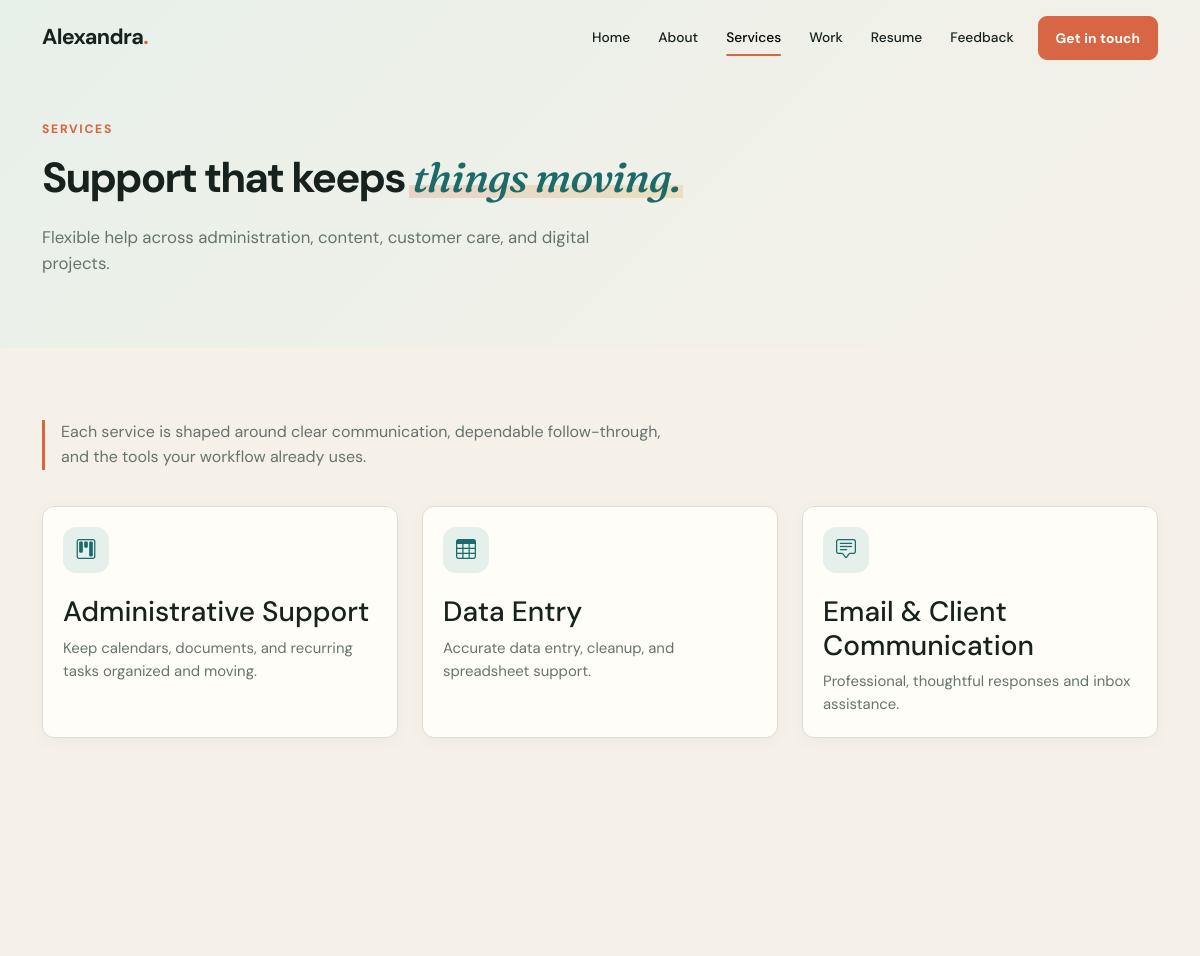
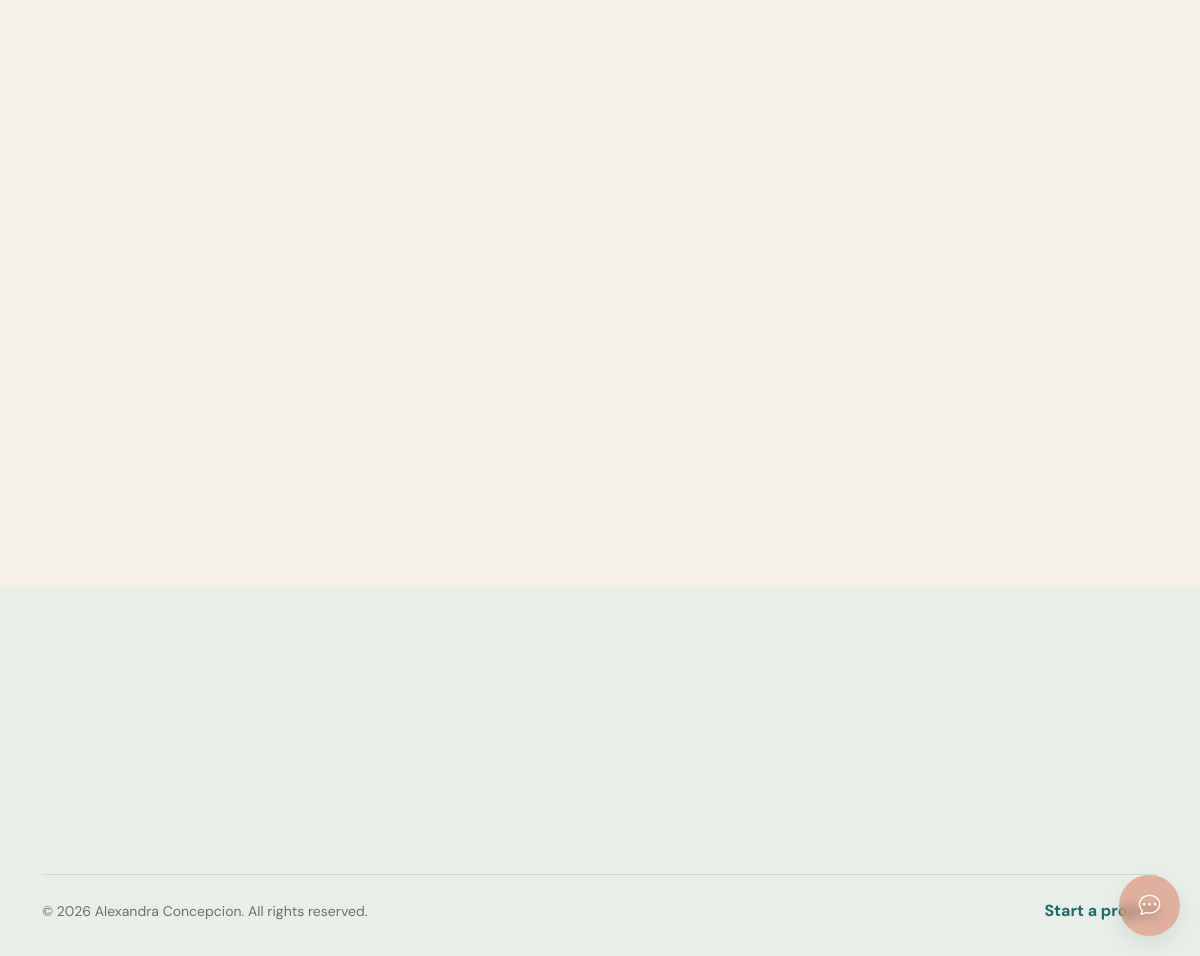
/services.php, run on the app's committed database (2 pictures, top to bottom).
### tables this page shows
CREATE TABLE IF NOT EXISTS services (
    id INT UNSIGNED AUTO_INCREMENT PRIMARY KEY,
    title VARCHAR(150) NOT NULL,
    description TEXT NOT NULL,
    icon VARCHAR(80) NOT NULL DEFAULT 'bi-stars',
    created_at TIMESTAMP DEFAULT CURRENT_TIMESTAMP,
    UNIQUE KEY uq_services_title (title)
);

### app/lib/helpers.php (called while the page is built, shortened)
<?php
function e(mixed $value): string
{
    return htmlspecialchars((string) $value, ENT_QUOTES, 'UTF-8');
}
function base_path(): string
{
    static $basePath = null;
    if ($basePath === null) {
        $documentRoot = realpath($_SERVER['DOCUMENT_ROOT'] ?? '') ?: '';
        $root = realpath(ROOT_PATH) ?: ROOT_PATH;
        $relative = $documentRoot !== '' && str_starts_with(strtolower($root), strtolower($documentRoot))
            ? substr($root, strlen($documentRoot))
            : '';
        $basePath = rtrim(str_replace('\\', '/', $relative), '/');
    }
    return $basePath;
}
function url(string $path = ''): string
{
    return base_path() . '/' . ltrim($path, '/');
}
function asset(string $path): string
{
    $file = ROOT_PATH . '/' . ltrim($path, '/');
    $version = is_file($file) ? '?v=' . filemtime($file) : '';
    return url($path) . $version;
}
function csrf_token(): string
{
    return $_SESSION['csrf'];
}

### app/lib/auth.php (called while the page is built, shortened)
<?php
function is_admin(): bool
{
    return !empty($_SESSION['admin_id']);
}

### app/bootstrap.php (called while the page is built, shortened)
<?php
require APP_PATH . '/lib/helpers.php';
require APP_PATH . '/lib/database.php';
require APP_PATH . '/lib/auth.php';
require APP_PATH . '/lib/content.php';
function config(string $key, mixed $default = null): mixed
{
    $value = $GLOBALS['__config'];
    foreach (explode('.', $key) as $segment) {
        $value = $value[$segment];
    }
    return $value;
}

### app/lib/content.php (called while the page is built, shortened)
<?php
function get_services(?int $limit = null): array
{
    return db_query('SELECT * FROM services ORDER BY id' . limit_sql($limit))->fetchAll();
}
function limit_sql(?int $limit): string
{
    return $limit ? ' LIMIT ' . max(1, $limit) : '';
}

### app/lib/database.php (called while the page is built, shortened)
<?php
function db(): PDO
{
    static $pdo = null;
    $dsn = sprintf(
        'mysql:host=%s;port=%s;dbname=%s;charset=utf8mb4',
        config('db.host'),
        config('db.port'),
        config('db.name')
    );
    try {
        $pdo = new PDO($dsn, config('db.user'), config('db.password'), [
            PDO::ATTR_ERRMODE => PDO::ERRMODE_EXCEPTION,
            PDO::ATTR_DEFAULT_FETCH_MODE => PDO::FETCH_ASSOC,
            PDO::ATTR_EMULATE_PREPARES => false,
            PDO::ATTR_TIMEOUT => 5,
        ]);
    } catch (PDOException $exception) {
        error_log('Database connection failed: ' . $exception->getMessage());
        http_response_code(503);
        exit('The site is temporarily unavailable. Please try again shortly.');
    }
    return $pdo;
}
function db_query(string $sql, array $params = []): PDOStatement
{
    $statement = db()->prepare($sql);
    $statement->execute($params);
    return $statement;
}

### services.php (the view, shortened to what this page needs)
<?php
require __DIR__ . '/app/bootstrap.php';
$activePage = 'services';
$services = get_services();
require APP_PATH . '/views/site/header.php';
?>
<section class="page-banner">
    <div class="container">
        <div class="section-kicker mb-3">Services</div>
        <h1 class="section-title">Support that keeps <span>things moving.</span></h1>
        <p class="hero-copy mt-4">
            Flexible help across administration, content, customer care, and digital projects.
        </p>
    </div>
</section>
<section>
    <div class="container">
        <div class="service-intro">
            <p class="muted mb-0">
                Each service is shaped around clear communication, dependable
                follow-through, and the tools your workflow already uses.
            </p>
        </div>
        <?php if ($services): ?>
            <div class="row g-4">
                <?php foreach ($services as $service): ?>
                    <div class="col-md-6 col-lg-4 animate">
                        <article class="service-card">
                            <div class="service-icon" aria-hidden="true"><i class="bi <?= e($service['icon']) ?>"></i></div>
                            <h2 class="h3"><?= e($service['title']) ?></h2>
                            <p><?= e($service['description']) ?></p>
                        </article>
                    </div>
                <?php endforeach; ?>
            </div>
        <?php else: ?>
            <p class="empty-state">Services will be listed here soon.</p>
        <?php endif; ?>
    </div>
</section>
<?php require APP_PATH . '/views/site/footer.php'; ?>

### app/views/partials/head.php (shortened to what this page needs)
<!doctype html>
<html lang="en">
<head>
    <link rel="stylesheet" href="https://cdn.jsdelivr.net/npm/bootstrap@5.3.3/dist/css/bootstrap.min.css">
    <link rel="stylesheet" href="https://cdn.jsdelivr.net/npm/bootstrap-icons@1.11.3/font/bootstrap-icons.min.css">
    <link rel="stylesheet" href="<?= e(asset('assets/css/style.css')) ?>">
    <link rel="stylesheet" href="<?= e(asset('assets/css/motion.css')) ?>">
    <link rel="stylesheet" href="<?= e(asset('assets/css/theme.css')) ?>">
</head>

### app/views/site/header.php (shortened to what this page needs)
<?php
$activePage ??= '';
$navigationItems = [
    'home' => ['Home', 'index.php'],
    'about' => ['About', 'about.php'],
    'services' => ['Services', 'services.php'],
    'projects' => ['Work', 'projects.php'],
    'resume' => ['Resume', 'resume.php'],
    'feedback' => ['Feedback', 'feedback.php'],
];
require APP_PATH . '/views/partials/head.php';
?>
<?php if (is_admin()): ?>
<body>
<?php else:  ?>
<body data-signal-url="<?= e(url('signal.php')) ?>" data-signal-token="<?= e(csrf_token()) ?>">
<?php endif; ?>
    <nav class="navbar navbar-expand-lg fixed-top site-nav" aria-label="Main navigation">
        <div class="container">
            <a class="navbar-brand" href="<?= e(url('index.php')) ?>" aria-label="<?= e(config('site.name')) ?>, home">
                Alexandra<span>.</span>
            </a>
            <div class="collapse navbar-collapse" id="mainNav">
                <ul class="navbar-nav ms-auto align-items-lg-center gap-lg-1">
                    <?php $navIndex = 0; ?>
                    <?php foreach ($navigationItems as $key => [$label, $href]): ?>
                        <li class="nav-item" style="--i: <?= $navIndex++ ?>">
                            <a class="nav-link <?= $activePage === $key ? 'active' : '' ?>" href="<?= e(url($href)) ?>" <?= $activePage === $key ? 'aria-current="page"' : '' ?>>
                                <?= e($label) ?>
                            </a>
                        </li>
                    <?php endforeach; ?>
                    <li class="nav-item nav-item-cta" style="--i: <?= $navIndex ?>">
                        <a class="btn btn-primary btn-nav <?= $activePage === 'contact' ? 'active' : '' ?>" href="<?= e(url('contact.php')) ?>" <?= $activePage === 'contact' ? 'aria-current="page"' : '' ?>>
                            Get in touch
                        </a>
                    </li>
                </ul>
            </div>
        </div>
    </nav>
    <main id="main-content">

### app/views/site/footer.php (shortened to what this page needs)
<?php
$site = config('site');
?>
    </main>
    <footer class="site-footer">
        <div class="container">
            <div class="footer-grid">
            </div>
            <div class="footer-bottom">
                <small>&copy; <?= date('Y') ?> <?= e($site['name']) ?>. All rights reserved.</small>
                <a href="<?= e(url('contact.php')) ?>" class="text-link">
                    Start a project
                </a>
            </div>
        </div>
    </footer>
    <?php $chatbotContext = 'site'; require APP_PATH . '/views/partials/chatbot.php'; ?>
</body>
</html>

### app/views/partials/chatbot.php (shortened to what this page needs)
<?php
$chatbotSettings = [
    'site' => [
        'id' => 'portfolio-chatbot',
        'class' => '',
        'launcher' => "Open Alexandra's portfolio assistant",
        'avatar' => 'bi-stars',
        'eyebrow' => 'Alexandra Concepcion',
        'title' => "Alex's Assistant",
        'subtitle' => "Professional guidance about Alexandra's work",
        'welcome' => "Hi! I'm Alexandra's portfolio assistant. I can tell you about her services, skills, projects, experience, and how to contact her. What would you like to know?",
        'meta' => 'Portfolio assistant',
        'promptsLabel' => 'Quick questions',
        'prompts' => [
            ['bi-briefcase', 'Services', 'What services does Alexandra offer?'],
            ['bi-grid', 'Projects', "Tell me about Alexandra's projects."],
            ['bi-chat-heart', 'Hire Alexandra', 'Can I hire Alexandra?'],
        ],
        'placeholder' => 'Ask about services, skills, or projects...',
        'disclaimer' => 'Information is limited to this portfolio.',
    ],
    'admin' => [
        'id' => 'admin-chatbot',
        'class' => 'admin-chatbot-widget',
        'launcher' => 'Open admin assistant',
        'avatar' => 'bi-shield-check',
        'eyebrow' => 'Portfolio admin',
        'title' => 'Admin Assistant',
        'subtitle' => 'Guidance for managing your portfolio',
        'welcome' => "Hi! I'm your admin assistant. I can guide you through managing projects, services, skills, messages, reports, certificates, and your resume. What would you like to do?",
        'meta' => 'Admin assistant',
        'promptsLabel' => 'Quick actions',
        'prompts' => [
            ['bi-grid', 'Projects', 'How do I manage projects?'],
            ['bi-envelope', 'Messages', 'How do I check messages?'],
            ['bi-file-earmark-person', 'Resume', 'How do I update my resume?'],
        ],
        'placeholder' => 'Ask how to manage your portfolio...',
        'disclaimer' => 'Admin guidance only. Changes still require your confirmation.',
    ],
];
$bot = $chatbotSettings[$chatbotContext ?? 'site'];
?>
<div class="portfolio-chatbot-widget <?= e($bot['class']) ?>" data-chatbot data-chatbot-context="<?= e($chatbotContext ?? 'site') ?>" data-chatbot-base="<?= e(url()) ?>">
    <button class="portfolio-chatbot-launcher" type="button" data-chatbot-launcher aria-expanded="false">
        <i class="bi bi-chat-dots" aria-hidden="true"></i>
    </button>
</div>

### assets/css/motion.css (style rules this page uses)
:root { --fx-ease: cubic-bezier(.2, .7, .2, 1); --fx-spring: cubic-bezier(.34, 1.56, .64, 1); --fx-rise: 26px; --marker: rgba(var(--accent-rgb), .2); }
.section-title > span:not(.word), .display-title em { padding: 0 .08em; margin: 0 -.08em; background-image: linear-gradient(100deg, var(--marker), rgba(224, 165, 38, .22)); background-repeat: no-repeat; background-position: 0 88%; background-size: 100% .32em; -webkit-box-decoration-break: clone; box-decoration-break: clone; }
.text-link { background: linear-gradient(currentColor, currentColor) 0 100% / 0 1.5px no-repeat; border-bottom: 0; transition: color .2s ease, background-size .35s var(--fx-ease); }
.btn { position: relative; overflow: hidden; isolation: isolate; }
@media (prefers-reduced-motion: no-preference) { .site-nav { view-transition-name: site-nav; } }
@media (prefers-reduced-motion: no-preference) { .portfolio-chatbot-launcher { view-transition-name: chatbot-launcher; } }
@media (prefers-reduced-motion: no-preference) { .fx-mark { animation: fx-marker 1s var(--fx-ease) backwards; animation-delay: var(--mark-delay, 350ms); } }
@media (prefers-reduced-motion: no-preference) { .fx-in { animation: fx-rise .85s var(--fx-ease) backwards; animation-delay: var(--fx-delay, 0ms); } }
@media (prefers-reduced-motion: no-preference) { .section-kicker.fx-in { animation-name: fx-kicker; } }
@media (prefers-reduced-motion: no-preference) { .fx-icon.fx-in { animation: fx-pop .75s var(--fx-spring) backwards; animation-delay: calc(var(--fx-delay, 0ms) + 220ms); } }
@media (prefers-reduced-motion: no-preference) { .certificate-card .bi-award, .site-footer li a i, .resume-contact i, .cta-email i, .service-icon i, .process-icon i, .social-links a i, .admin-auth-brand-icon i, .portfolio-chatbot-launcher > i { display: inline-block; } }
@media (prefers-reduced-motion: no-preference) { .navbar-brand span, .brand-mark span { display: inline-block; transition: transform .35s var(--fx-spring), color .2s ease; } }
@media (prefers-reduced-motion: no-preference) { :is(.navbar-brand, .brand-mark):focus-visible span { transform: translateY(-5px) scale(1.4); } }
@media (prefers-reduced-motion: no-preference) { .btn-primary::after { content: ''; position: absolute; inset: 0; z-index: -1; pointer-events: none; background: linear-gradient(110deg, transparent 30%, rgba(255, 255, 255, .32) 50%, transparent 70%); transform: translateX(-120%); } }
@media (prefers-reduced-motion: no-preference) { .fx-intro .site-nav.fixed-top { animation: fx-nav-in .7s var(--fx-ease) backwards; } }
@media (prefers-reduced-motion: no-preference) { .fx-intro .site-nav .navbar-brand { animation: fx-slide-right .7s var(--fx-ease) .15s backwards; } }
@media (prefers-reduced-motion: no-preference) { .fx-intro .site-nav .btn-nav::after { animation: fx-shine 1.1s ease 1.2s; } }
@media (prefers-reduced-motion: no-preference) { .nav-link.active::after { animation: fx-underline .6s var(--fx-ease) .2s backwards; } }
@media (prefers-reduced-motion: no-preference) { .has-indicator { position: relative; } }
@media (prefers-reduced-motion: no-preference) { .has-indicator :is(.admin-nav-link, .nav-link) { z-index: 1; transition: color .2s ease, transform .3s var(--fx-spring); } }
@media (prefers-reduced-motion: no-preference) { .has-indicator :is(.admin-nav-link, .nav-link)::after { display: none; } }

### data on the page
services: title "Administrative Support", description "Keep calendars, documents, and recurring tasks organized and moving."
services: title "Data Entry", description "Accurate data entry, cleanup, and spreadsheet support."
services: title "Email & Client Communication", description "Professional, thoughtful responses and inbox assistance."

### other printed values
$label "Home"
$label "About"
$label "Services"
$label "Work"
$label "Resume"
$label "Feedback"
$site['name'] "Alexandra Concepcion"
